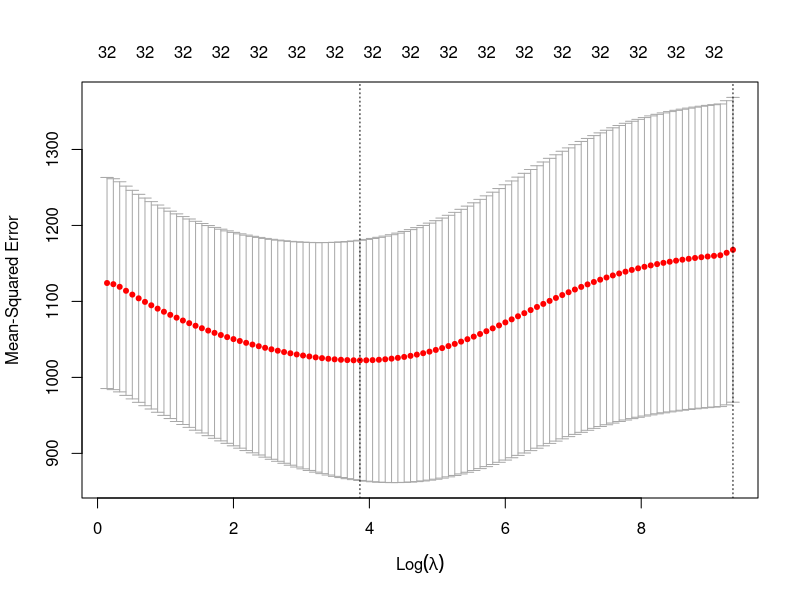
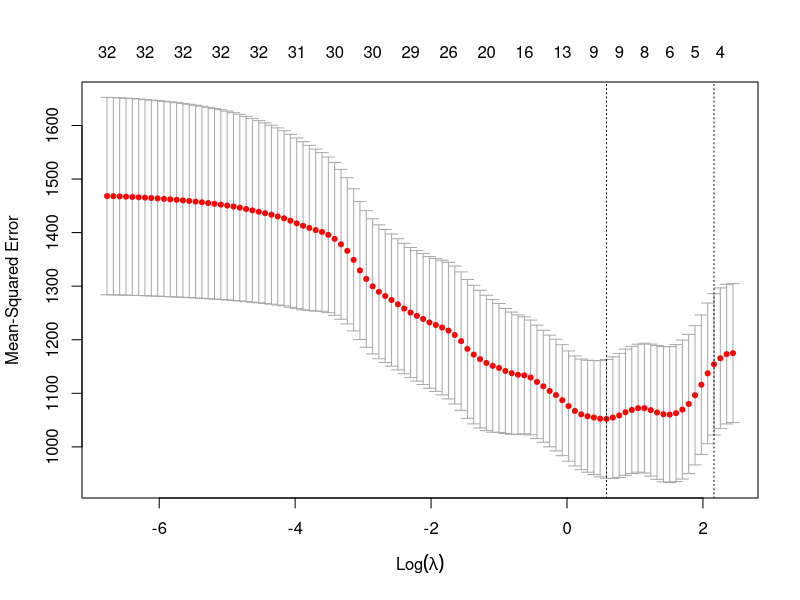

Generate these figures, in order, with R:
library(glmnet)

cancer = read.table("data/r_breast_cancer.data.txt",header=T,sep=",")

# ====
# Separation des donnees cancer en data et label 
# ====
data <- cancer
data$Time <- NULL
label <- cancer$Time

data.dim <- dim(data)

# 1 - Separation des donnees en test, app
napp <- round(2/3*data.dim[1])
indice <- sample(1:data.dim[1], napp)

data.train <- data[indice,]
data.test <- data[-indice,]

data.train.dim <- dim(data.train)

label.train <- label[indice]
label.test <- label[-indice]

# 2 - Seperation des data de train en train et cv 
ncv <- round(1/3*napp)
indice.cv <- sample(1:data.train.dim[1],ncv)

data.cv <- data.train[indice.cv,]
data.train <- data.train[-indice.cv,]

# 2 - Centre reduire en fonction de notre apprentissage
# Scaling donnees app
data.train.sd <- apply(data.train, 2, sd)
data.train.mean <- colMeans(data.train)
data.train <- as.data.frame(scale(data.train))

label.cv <- label.train[indice.cv]
label.train <- label.train[-indice.cv]

# Scaling donnees cv
for(i in 1:data.dim[2]){
  data.cv[,i]<-(data.cv[,i]-data.train.mean[i])/data.train.sd[i]
}

# ==== Ridge Regression ===
# Pour le ridge regression, on a besoin de notre matrice avec deja un intercept, 
# il faut donc lui ajouter dans nos datas
# ===
# Nous ne pouvions pas le faire avant, car nous avons du centre reduire nos valeurs 
# il faut donc le faire apres

# Ajout de l'intercept a nos data
# On a besoin d'utiliser cette fonction pour que ca marche avec glmnet
data.train <- model.matrix(label.train ~.,data.train)
cv.out <- cv.glmnet(data.train, label.train, alpha = 0)
plot(cv.out)

data.cv <- model.matrix(label.cv~.,data.cv)

fit <- glmnet(data.train, label.train, lambda = cv.out$lambda.min, alpha=0)
ridge.pred <- predict(fit, s=cv.out$lambda.min,newx=data.cv)
print(mean(label.cv-ridge.pred)^2)


# ==== Lasso Regression ===
#data.train <- model.matrix(label.train ~.,data.train)
cv.out <- cv.glmnet(data.train, label.train, alpha = 1)
plot(cv.out)

#data.cv <- model.matrix(label.cv~.,data.cv)

fit.lasso <- glmnet(data.train, label.train, lambda = cv.out$lambda.min, alpha=0)
ridge.pred <- predict(fit.lasso, s=cv.out$lambda.min,newx=data.cv)
print(mean(label.cv-ridge.pred)^2)

# === Question PROF ===
# Dans nos jeux de donnees on a des echelles tres differentes pour nos parametres
# doit-on du coup scale nos features ?
# Si oui, dans ce cas la comment le faire pour la regression de ridge, car
# dans l'exemple du cours, on a rajouter l'intercept au debut 
# or on ne doit pas scale l'intercept si ?